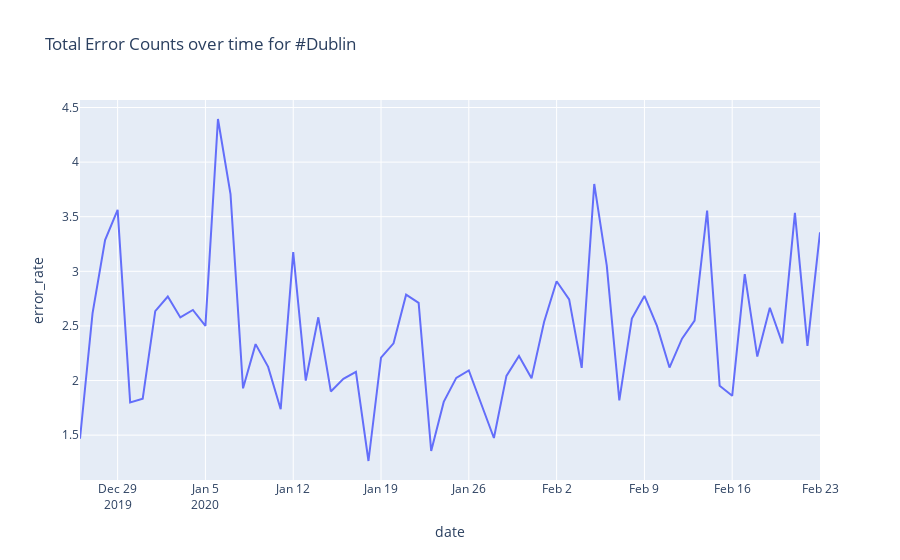

Notebook code for this chart:
### Code cell
fig = px.line(
    error_counts_by_date_df, 
    x="date",
    y="error_rate", 
    title='Total Error Counts over time for #{}'.format(hashtag)
)

fig.show()

fig.write_image("fig1.png")
